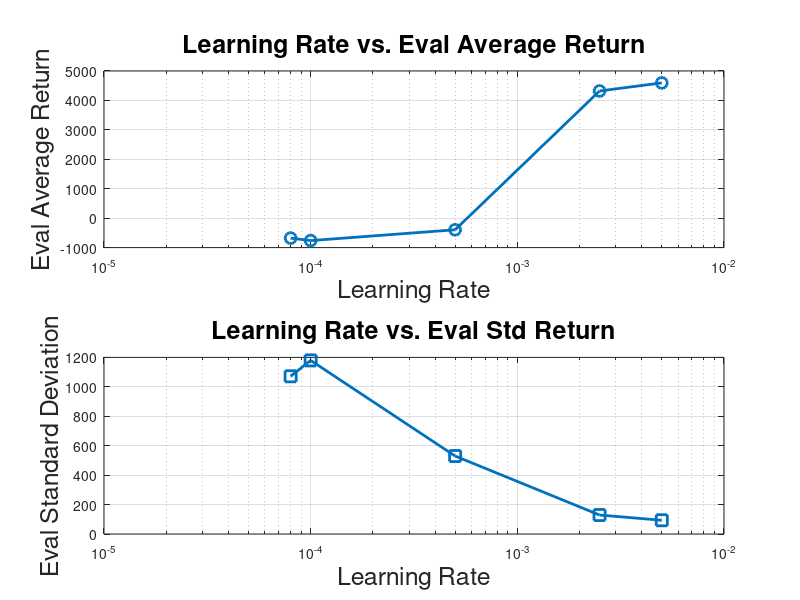
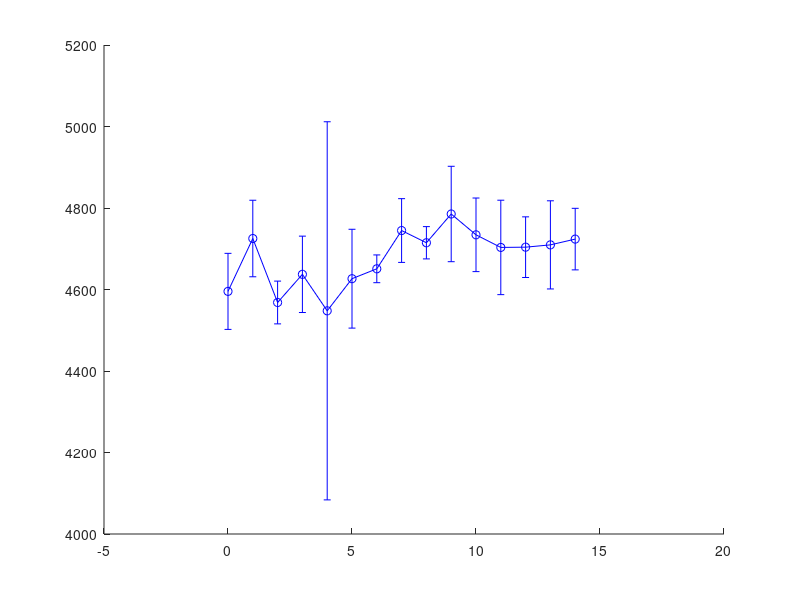

These figures' MATLAB source, in order: (Note: this script raises an error after producing the figures.)
% % Define the hyperparameter values (train steps per iteration)
% trainSteps = [1000, 3000, 5000, 7000, 9000];
% 
% % Define the corresponding evaluation metrics
% Eval_AverageReturn = [4595.396484375, 4762.4384765625, 4614.5869140625, 4808.64501953125, 4449.322265625];
% Eval_StdReturn     = [93.31542205810547, 99.17518615722656, 57.0628776550293, 30.47691535949707, 344.5910949707031];
% 
% % Create a new figure window
% figure;
% 
% % --- Subplot 1: Train steps per iter vs Eval_AverageReturn ---
% subplot(2,1,1);
% plot(trainSteps, Eval_AverageReturn, 'o-', 'LineWidth', 2, 'MarkerSize', 8);
% xlabel('Train Steps per Iteration', 'FontSize', 18);
% ylabel('Eval Average Return', 'FontSize',18);
% title('Train Steps vs. Eval Average Return', 'FontSize', 18);
% grid on;
% 
% % --- Subplot 2: Train steps per iter vs Eval_StdReturn ---
% subplot(2,1,2);
% plot(trainSteps, Eval_StdReturn, 's-', 'LineWidth', 2, 'MarkerSize', 8);
% xlabel('Train Steps per Iteration', 'FontSize', 18);
% ylabel('Eval StdReturn', 'FontSize', 18);
% title('Train Steps vs. Eval Standard Deviation', 'FontSize', 18);
% grid on;


%%
% Define the hyperparameter values (learning rate)
learningRates = [5e-3, 2.5e-3, 5e-4, 1e-4, 8e-5];

% Define the corresponding evaluation metrics
Eval_AverageReturn = [4595.396484375, 4320.8779296875, -394.97955322265625, -762.2865600585938, -677.7775268554688];
Eval_StdReturn     = [93.31542205810547, 128.9221954345703, 529.8245849609375, 1179.575439453125, 1071.6171875];

% Create a new figure window
figure;

% --- Subplot 1: Learning rate vs. Eval_AverageReturn ---
subplot(2,1,1);
semilogx(learningRates, Eval_AverageReturn, 'o-', 'LineWidth', 2, 'MarkerSize', 8);
xlabel('Learning Rate', 'FontSize', 18);
ylabel('Eval Average Return', 'FontSize', 18);
title('Learning Rate vs. Eval Average Return', 'FontSize', 18);
grid on;

% --- Subplot 2: Learning rate vs. Eval_StdReturn ---
subplot(2,1,2);
semilogx(learningRates, Eval_StdReturn, 's-', 'LineWidth', 2, 'MarkerSize', 8);
xlabel('Learning Rate', 'FontSize', 18);
ylabel('Eval Standard Deviation', 'FontSize', 18);
title('Learning Rate vs. Eval Std Return', 'FontSize', 18);
grid on;


%%
% Define the number of DAgger iterations (0 to 14)
iterations = 0:14;

% Define the evaluation mean return for each iteration
eval_avg_return = [4595.396484375, ...   % Iteration 0 (BC performance)
                   4725.13916015625, ...  % Iteration 1
                   4568.12890625, ...     % Iteration 2
                   4637.23681640625, ...  % Iteration 3
                   4547.68603515625, ...  % Iteration 4
                   4626.53466796875, ...  % Iteration 5
                   4650.7802734375, ...   % Iteration 6
                   4744.716796875, ...    % Iteration 7
                   4714.7119140625, ...   % Iteration 8
                   4785.3037109375, ...   % Iteration 9
                   4734.2080078125, ...   % Iteration 10
                   4703.25634765625, ...  % Iteration 11
                   4703.8798828125, ...   % Iteration 12
                   4709.52197265625, ...   % Iteration 13
                   4723.68994140625];      % Iteration 14

% Define the corresponding evaluation standard deviation values
eval_std_return = [93.31542205810547, ...  % Iteration 0
                   93.90045166015625, ...  % Iteration 1
                   52.4759635925293, ...   % Iteration 2
                   93.70735168457031, ...  % Iteration 3
                   463.9717712402344, ...  % Iteration 4
                   121.26200103759766, ... % Iteration 5
                   34.05976486206055, ...  % Iteration 6
                   78.21170043945312, ...  % Iteration 7
                   39.61478042602539, ...  % Iteration 8
                   117.0591049194336, ...  % Iteration 9
                   90.29595184326172, ...  % Iteration 10
                   115.85719299316406, ... % Iteration 11
                   74.41100311279297, ...  % Iteration 12
                   108.1612777709961, ...  % Iteration 13
                   75.52738189697266];      % Iteration 14

% Define the expert policy performance (from initial data collection)
expert_return = 4713.6533203125;

% Assume that the behavior cloning (BC) agent performance is given by Iteration 0
bc_return = eval_avg_return(1);

% Create the plot
figure;
errorbar(iterations, eval_avg_return, eval_std_return, 'bo-', 'LineWidth', 2, 'MarkerSize', 6);
hold on;
% Add a horizontal dashed red line for the expert policy's performance
yline(expert_return, 'r--', 'LineWidth', 2);
% Highlight the BC performance at iteration 0 using a green square marker
plot(0, bc_return, 'gs', 'MarkerSize', 10, 'MarkerFaceColor', 'g');
hold off;

% Label the axes and add title
xlabel('DAgger Iteration', 'FontSize', 12);
ylabel('Evaluation Average Return', 'FontSize', 12);
title('DAgger Learning Curve on Ant-v4', 'FontSize', 14);

% Add a legend
legend('DAgger Mean Return \pm Std', 'Expert Policy', 'Behavioral Cloning (Iteration 0)', 'Location', 'best');

grid on;

%%
% Define the number of DAgger iterations (0 to 14)
iterations = 0:14;

% Define the evaluation mean returns for each iteration (Hopper-v4)
eval_avg_return = [882.81689453125, ...   % Iteration 0 (BC performance)
                   1979.251953125, ...      % Iteration 1
                   1217.13232421875, ...     % Iteration 2
                   2626.790283203125, ...    % Iteration 3
                   1450.207275390625, ...    % Iteration 4
                   3141.64111328125, ...     % Iteration 5
                   3244.951904296875, ...    % Iteration 6
                   3391.049560546875, ...    % Iteration 7
                   3717.41552734375, ...     % Iteration 8
                   3695.26953125, ...        % Iteration 9
                   3690.580078125, ...       % Iteration 10
                   3714.91650390625, ...     % Iteration 11
                   3719.15478515625, ...     % Iteration 12
                   3345.453369140625, ...     % Iteration 13
                   3173.408203125];          % Iteration 14

% Define the evaluation standard deviation for each iteration
eval_std_return = [254.27865600585938, ...    % Iteration 0
                   476.32696533203125, ...    % Iteration 1
                   175.898193359375, ...      % Iteration 2
                   882.1382446289062, ...     % Iteration 3
                   329.63470458984375, ...     % Iteration 4
                   769.488037109375, ...       % Iteration 5
                   794.463623046875, ...      % Iteration 6
                   439.529296875, ...         % Iteration 7
                   4.843890190124512, ...      % Iteration 8
                   37.54642868041992, ...      % Iteration 9
                   8.507781028747559, ...      % Iteration 10
                   7.08574104309082, ...       % Iteration 11
                   5.452010154724121, ...      % Iteration 12
                   806.7338256835938, ...      % Iteration 13
                   783.4978637695312];         % Iteration 14

% Expert policy performance (from initial data collection)
expert_return = 3772.67041015625;

% Behavioral cloning (BC) performance is given by iteration 0
bc_return = eval_avg_return(1);

% Create the plot with error bars
figure;
errorbar(iterations, eval_avg_return, eval_std_return, 'bo-', ...
         'LineWidth', 2, 'MarkerSize', 6);
hold on;
% Add a horizontal dashed line for the expert policy performance
yline(expert_return, 'r--', 'LineWidth', 2);
% Highlight the BC performance at iteration 0 with a green square
plot(0, bc_return, 'gs', 'MarkerSize', 10, 'MarkerFaceColor', 'g');
hold off;

% Label the axes and add a title
xlabel('DAgger Iteration', 'FontSize', 12);
ylabel('Evaluation Average Return', 'FontSize', 12);
title('DAgger Learning Curve on Hopper-v4', 'FontSize', 14);

% Add a legend to distinguish the curves and markers
legend('DAgger Mean Return \pm Std', 'Expert Policy', ...
       'Behavioral Cloning (Iteration 0)', 'Location', 'best');

grid on;
